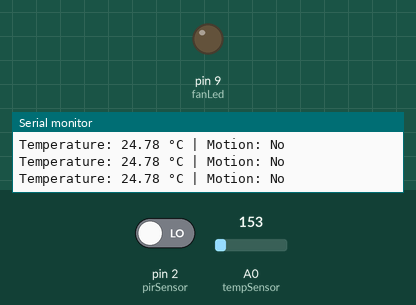
A sketch run on a simulated Arduino Uno, built with avr-gcc and run on an emulated ATmega328P. Parts: output pins drawn as LEDs (lit = HIGH), the last lines printed to the serial monitor. The inputs (shaded band) are chosen by the test bench; at power-on: pin 2 (pirSensor) LOW, A0 (tempSensor) = 153.

Above: at 1.3 s.
1.4 s: pin 2 (pirSensor) driven HIGH
At 1.8 s:
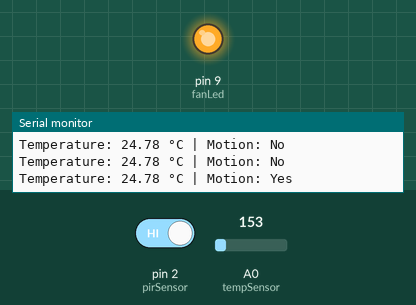
3.0 s: pin 2 (pirSensor) driven LOW
At 4.3 s:
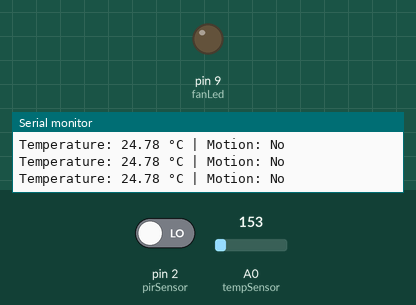
Timing chart, 0 to 6.0 s (numbered marks = the images above; inputs shaded):
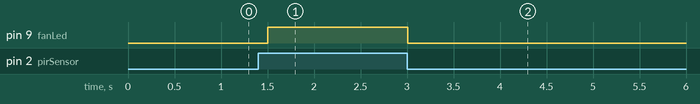

Measured:
- after the input at 1.4 s, pin 9 (fanLed): LOW → HIGH after 0.10 s
- after the input at 3.0 s, pin 9 (fanLed): HIGH → LOW at once

The sketch:

PIR.ino
```cpp
int tempSensor = A0;
int pirSensor = 2;
int fanLed = 9;

float temperature = 0.0;
int tempThreshold = 23;

void setup() {
  pinMode(pirSensor, INPUT);
  pinMode(fanLed, OUTPUT);
  Serial.begin(9600);
}

void loop() {

  int sensorValue = analogRead(tempSensor);
  temperature = (sensorValue * 5.0 / 1023.0 - 0.5) * 100.0;


  bool motionDetected = digitalRead(pirSensor);


  Serial.print("Temperature: ");
  Serial.print(temperature);
  Serial.print(" °C | Motion: ");
  Serial.println(motionDetected ? "Yes" : "No");


  if (motionDetected && temperature > tempThreshold) {
    digitalWrite(fanLed, HIGH);
  } else {
    digitalWrite(fanLed, LOW);
  }

  delay(500);
}
```
